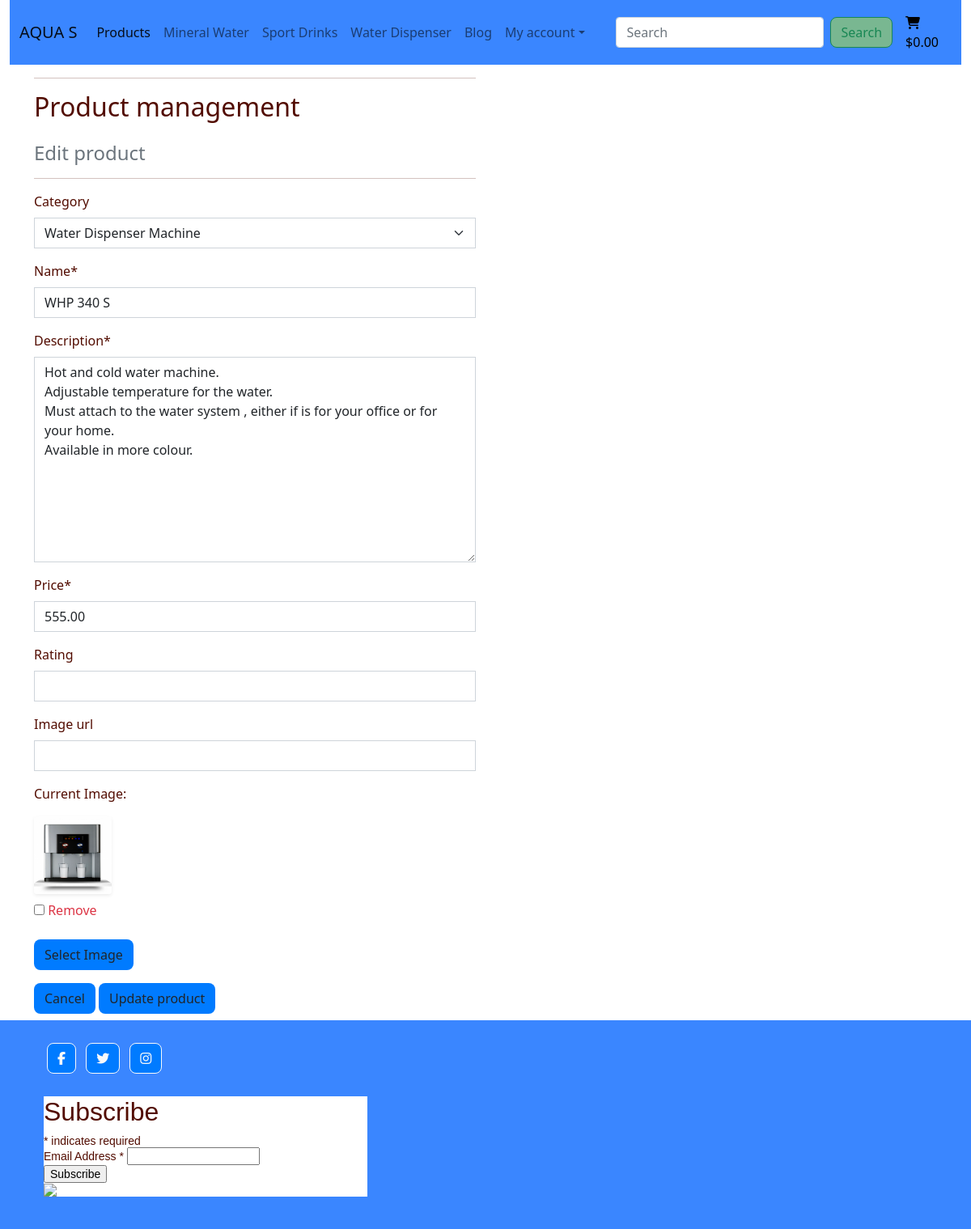
Screenshot of /products/edit/18/ (signed in) with the database file from the repository.
### products/models.py (models this page shows, shortened)
class Product(models.Model):
    category = models.ForeignKey('Category', null=True, blank=True, on_delete=models.SET_NULL)
    name = models.CharField(max_length=254)
    description = models.TextField()
    price = models.DecimalField(max_digits=6, decimal_places=2)
    rating = models.DecimalField(max_digits=6, decimal_places=2, null=True, blank=True)
    image_url = models.URLField(max_length=1024, null=True, blank=True)
    image = models.ImageField(null=True, blank=True)
    objects = models.Manager()

### products/views.py (the view)
# urls.py: path('edit/<int:product_id>/', views.edit_product, name='edit_product'),
@login_required
def edit_product(request, product_id):
    if not request.user.is_superuser:
        messages.error(request, 'Sorry, only store owner can add product.')
        return redirect(reverse('home'))
    product = get_object_or_404(Product, pk=product_id)
    if request.method == 'POST':
        form = ProductForm(request.POST, request.FILES, instance=product)
        if form.is_valid():
            form.save()
            messages.success(request, 'Successfully updated product.')
            return redirect(reverse('product_detail', args=[product.id]))
        else:
            messages.error(request, 'Failed to edit product. Please ensure the form is valid.')
    else:
        form = ProductForm(instance=product)
        messages.info(request, f'editing {product.name}')
    template = 'products/edit_product.html'
    context = {
        'form': form,
        'product': product,
    }
    return render(request, template, context)

### products/forms.py
class ProductForm(forms.ModelForm):
    class Meta:
        model = Product
        fields = '__all__'
    image = forms.ImageField(label='Image', required=False, widget=CustomClearableFileInput)
    def __init__(self, *args, **kwargs):
        super().__init__(*args, **kwargs)
        categories = Category.objects.all()
        product_type = [(c.id, c.get_product_type()) for c in categories]
        self.fields['category'].choices = product_type
        for field_name, field in self.fields.items():
            field.widget.attrs['class'] = 'border-black rounded-0'

### bag/contexts.py (called while the page is built, shortened)
def bag_contents(request):
    bag_items = []
    total = 0
    product_quantity = 0
    bag = request.session.get('bag', {})
    if total < settings.FREE_DELIVERY_TRESHOLD:
        delivery = total * Decimal(settings.STANDARD_DELIVERY_PERCENTAGE / 100)
        free_delivery_delta = settings.FREE_DELIVERY_TRESHOLD - total
    else:
        delivery = 0
        free_delivery_delta = 0
    grand_total = delivery + total
    context = {
        'bag_items': bag_items,
        'total': total,
        'product_quantity': product_quantity,
        'delivery': delivery,
        'free_delivery_delta': free_delivery_delta,
        'free_delivery_treshold': settings.FREE_DELIVERY_TRESHOLD,
        'grand_total': grand_total,
    }
    return context

### products/models.py (called while the page is built)
    def get_product_type(self):
        return self.product_type

### products/templates/products/edit_product.html (shortened to what this page needs)
{% extends "base.html" %}
{% load static %}
{% block content %}
    <div class="overlay"></div>
    <div class="container">
        <div class="row">
            <div class="col-12 col-md-6">
                <hr>
                <h2 class="logo-font mb-4">Product management</h2>
                <h4 class="text-muted">Edit product</h4>
                <hr>
            </div>
        </div>
        <div class="row">
            <div class="col-12 col-md-6">
                <form method="POST" action="{% url 'edit_product' product.id %}" class="form mb-2" enctype="multipart/form-data">
                    {% for field in form %}
                        {% if field.name != 'image' %}
                            {{ field | as_crispy_field }}
                        {% else %}
                            {{ field }}
                        {% endif %}
                    {% endfor %}
                    <div class="text-right">
                        <a class="btn btn-outline-black" href="{% url 'products' %}">Cancel</a>
                        <button class="btn btn-black" type="submit">Update product</button>
                    </div>
                </form>
            </div>
        </div>
    </div>
{% endblock %}

### static/css/base.css (style rules this page uses)
html { height: 100%; }
body { background: url('/media/sunset.png') no-repeat center center fixed; background-size: cover; height: calc(100vh - 164px); color: #520c00; }
.overlay { height: 100%; width: 100%; top: 0; left: 0; position: fixed; background: #fff; z-index: -1; }
.btn { background: #007bff; border-radius: 0.5rem; }

### rows the page displays
Product: category "Water Dispenser Machine" "WHP 340 S" "Hot and cold water machine. Adjustable temperature for the water. Must attach to the water system , either if is for your office or for your home. Available in more colour." "555.00"

### other values shown
{{ widget.initial_text }} "Current Image"
{{ widget.clear_checkbox_label }} "Remove"
